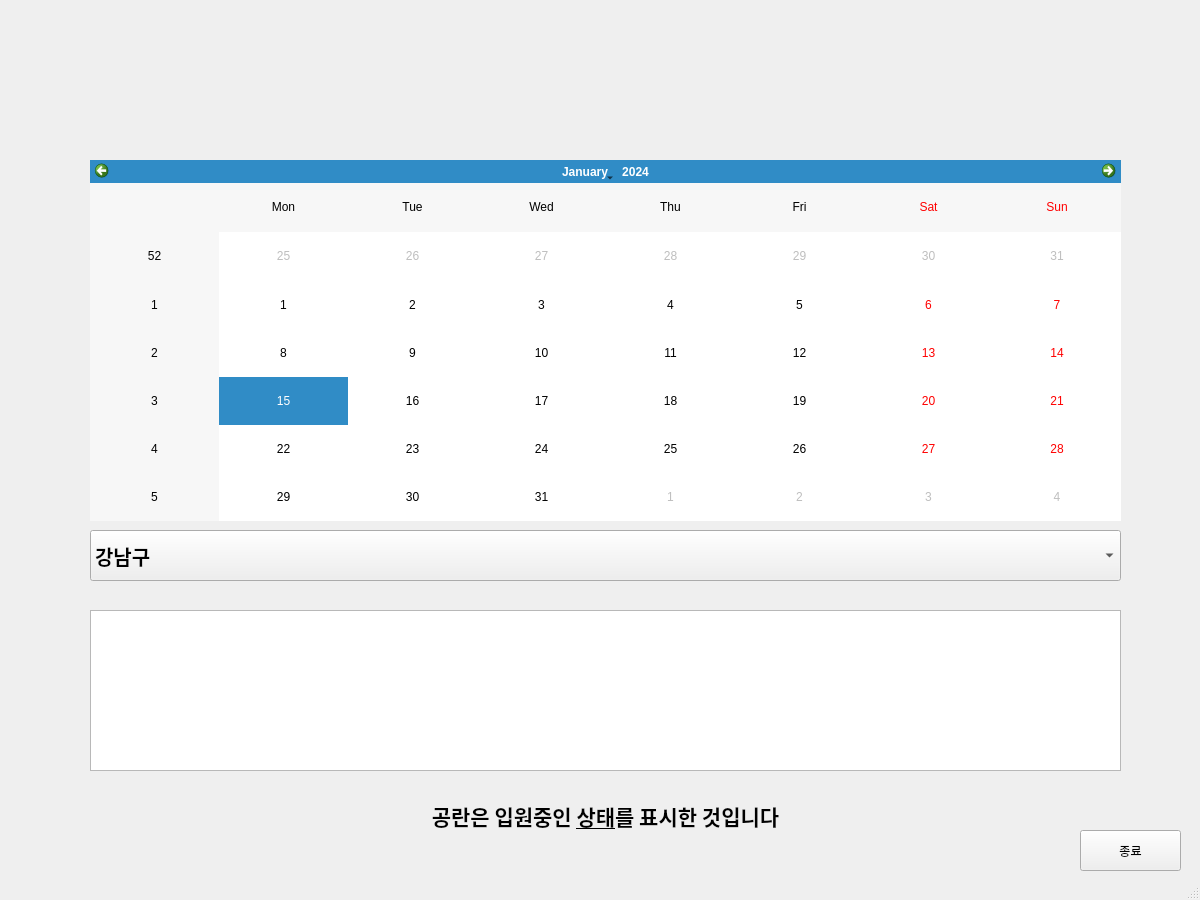
<?xml version="1.0" encoding="UTF-8"?>
<ui version="4.0">
 <class>MainWindow</class>
 <widget class="QMainWindow" name="MainWindow">
  <property name="geometry">
   <rect>
    <x>0</x>
    <y>0</y>
    <width>1200</width>
    <height>900</height>
   </rect>
  </property>
  <property name="minimumSize">
   <size>
    <width>1200</width>
    <height>900</height>
   </size>
  </property>
  <property name="maximumSize">
   <size>
    <width>1200</width>
    <height>900</height>
   </size>
  </property>
  <property name="windowTitle">
   <string>MainWindow</string>
  </property>
  <widget class="QWidget" name="centralwidget">
   <widget class="QCalendarWidget" name="calendar">
    <property name="geometry">
     <rect>
      <x>90</x>
      <y>160</y>
      <width>1031</width>
      <height>361</height>
     </rect>
    </property>
   </widget>
   <widget class="QLabel" name="label">
    <property name="geometry">
     <rect>
      <x>0</x>
      <y>0</y>
      <width>1201</width>
      <height>901</height>
     </rect>
    </property>
    <property name="text">
     <string/>
    </property>
    <property name="pixmap">
     <pixmap>img/COROS지역구별발생동향.jpg</pixmap>
    </property>
   </widget>
   <widget class="QComboBox" name="dist_list">
    <property name="geometry">
     <rect>
      <x>90</x>
      <y>530</y>
      <width>1031</width>
      <height>51</height>
     </rect>
    </property>
    <property name="font">
     <font>
      <pointsize>15</pointsize>
      <weight>75</weight>
      <bold>true</bold>
     </font>
    </property>
    <property name="layoutDirection">
     <enum>Qt::LeftToRight</enum>
    </property>
    <item>
     <property name="text">
      <string>강남구</string>
     </property>
    </item>
    <item>
     <property name="text">
      <string>강동구</string>
     </property>
    </item>
    <item>
     <property name="text">
      <string>강북구</string>
     </property>
    </item>
    <item>
     <property name="text">
      <string>강서구</string>
     </property>
    </item>
    <item>
     <property name="text">
      <string>관악구</string>
     </property>
    </item>
    <item>
     <property name="text">
      <string>광진구</string>
     </property>
    </item>
    <item>
     <property name="text">
      <string>구로구</string>
     </property>
    </item>
    <item>
     <property name="text">
      <string>금천구</string>
     </property>
    </item>
    <item>
     <property name="text">
      <string>노원구</string>
     </property>
    </item>
    <item>
     <property name="text">
      <string>도봉구</string>
     </property>
    </item>
    <item>
     <property name="text">
      <string>동대문구</string>
     </property>
    </item>
    <item>
     <property name="text">
      <string>동작구</string>
     </property>
    </item>
    <item>
     <property name="text">
      <string>마포구</string>
     </property>
    </item>
    <item>
     <property name="text">
      <string>서대문구</string>
     </property>
    </item>
    <item>
     <property name="text">
      <string>서초구</string>
     </property>
    </item>
    <item>
     <property name="text">
      <string>성동구</string>
     </property>
    </item>
    <item>
     <property name="text">
      <string>성북구</string>
     </property>
    </item>
    <item>
     <property name="text">
      <string>송파구</string>
     </property>
    </item>
    <item>
     <property name="text">
      <string>양천구</string>
     </property>
    </item>
    <item>
     <property name="text">
      <string>영등포구</string>
     </property>
    </item>
    <item>
     <property name="text">
      <string>용산구</string>
     </property>
    </item>
    <item>
     <property name="text">
      <string>은평구</string>
     </property>
    </item>
    <item>
     <property name="text">
      <string>종로구</string>
     </property>
    </item>
    <item>
     <property name="text">
      <string>중구</string>
     </property>
    </item>
    <item>
     <property name="text">
      <string>중랑구</string>
     </property>
    </item>
   </widget>
   <widget class="QTextBrowser" name="dist_txt">
    <property name="geometry">
     <rect>
      <x>90</x>
      <y>610</y>
      <width>1031</width>
      <height>161</height>
     </rect>
    </property>
    <property name="font">
     <font>
      <family>맑은 고딕</family>
      <pointsize>15</pointsize>
     </font>
    </property>
    <property name="html">
     <string>&lt;!DOCTYPE HTML PUBLIC &quot;-//W3C//DTD HTML 4.0//EN&quot; &quot;http://www.w3.org/TR/REC-html40/strict.dtd&quot;&gt;
&lt;html&gt;&lt;head&gt;&lt;meta name=&quot;qrichtext&quot; content=&quot;1&quot; /&gt;&lt;style type=&quot;text/css&quot;&gt;
p, li { white-space: pre-wrap; }
&lt;/style&gt;&lt;/head&gt;&lt;body style=&quot; font-family:'맑은 고딕'; font-size:15pt; font-weight:400; font-style:normal;&quot;&gt;
&lt;p align=&quot;center&quot; style=&quot;-qt-paragraph-type:empty; margin-top:0px; margin-bottom:0px; margin-left:0px; margin-right:0px; -qt-block-indent:0; text-indent:0px; font-family:'Gulim'; font-size:9pt;&quot;&gt;&lt;br /&gt;&lt;/p&gt;&lt;/body&gt;&lt;/html&gt;</string>
    </property>
   </widget>
   <widget class="QPushButton" name="Quit_2">
    <property name="geometry">
     <rect>
      <x>1080</x>
      <y>830</y>
      <width>101</width>
      <height>41</height>
     </rect>
    </property>
    <property name="text">
     <string>종료</string>
    </property>
   </widget>
   <widget class="QLabel" name="label_2">
    <property name="geometry">
     <rect>
      <x>90</x>
      <y>800</y>
      <width>1031</width>
      <height>31</height>
     </rect>
    </property>
    <property name="font">
     <font>
      <family>Agency FB</family>
      <pointsize>16</pointsize>
     </font>
    </property>
    <property name="text">
     <string>&lt;html&gt;&lt;head/&gt;&lt;body&gt;&lt;p align=&quot;center&quot;&gt;&lt;span style=&quot; font-weight:600;&quot;&gt;공란은 입원중인 &lt;/span&gt;&lt;span style=&quot; font-weight:600; text-decoration: underline;&quot;&gt;상태&lt;/span&gt;&lt;span style=&quot; font-weight:600;&quot;&gt;를 표시한 것입니다&lt;/span&gt;&lt;/p&gt;&lt;/body&gt;&lt;/html&gt;</string>
    </property>
    <property name="alignment">
     <set>Qt::AlignCenter</set>
    </property>
   </widget>
   <zorder>label</zorder>
   <zorder>calendar</zorder>
   <zorder>dist_list</zorder>
   <zorder>dist_txt</zorder>
   <zorder>Quit_2</zorder>
   <zorder>label_2</zorder>
  </widget>
  <widget class="QStatusBar" name="statusbar"/>
 </widget>
 <resources/>
 <connections/>
</ui>
